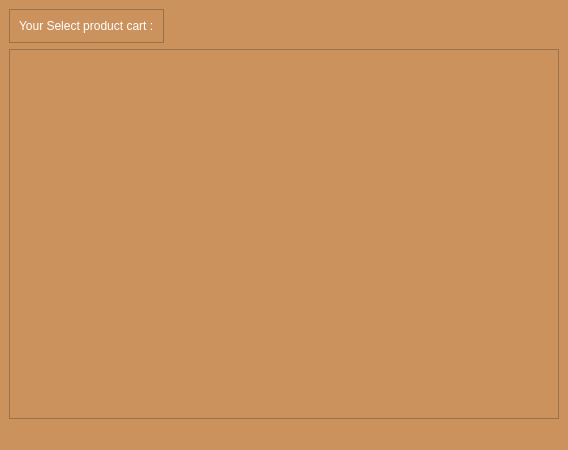
<?xml version="1.0" encoding="UTF-8"?>
<ui version="4.0">
 <class>FactorPage</class>
 <widget class="QMainWindow" name="FactorPage">
  <property name="geometry">
   <rect>
    <x>0</x>
    <y>0</y>
    <width>568</width>
    <height>450</height>
   </rect>
  </property>
  <property name="windowTitle">
   <string>MainWindow</string>
  </property>
  <property name="styleSheet">
   <string notr="true">background-color:#CB925D;
color:white;</string>
  </property>
  <widget class="QWidget" name="centralwidget">
   <layout class="QVBoxLayout" name="verticalLayout_2">
    <item alignment="Qt::AlignLeft|Qt::AlignTop">
     <widget class="QFrame" name="frame">
      <property name="frameShape">
       <enum>QFrame::StyledPanel</enum>
      </property>
      <property name="frameShadow">
       <enum>QFrame::Raised</enum>
      </property>
      <layout class="QVBoxLayout" name="verticalLayout">
       <item alignment="Qt::AlignLeft|Qt::AlignTop">
        <widget class="QLabel" name="label">
         <property name="text">
          <string>Your Select product cart :</string>
         </property>
        </widget>
       </item>
      </layout>
     </widget>
    </item>
    <item>
     <widget class="QStackedWidget" name="stackedWidget_2">
      <property name="frameShape">
       <enum>QFrame::StyledPanel</enum>
      </property>
      <property name="frameShadow">
       <enum>QFrame::Raised</enum>
      </property>
      <widget class="QWidget" name="stackedWidget_2Page1" native="true"/>
     </widget>
    </item>
   </layout>
  </widget>
  <widget class="QMenuBar" name="menubar">
   <property name="geometry">
    <rect>
     <x>0</x>
     <y>0</y>
     <width>568</width>
     <height>21</height>
    </rect>
   </property>
  </widget>
  <widget class="QStatusBar" name="statusbar"/>
 </widget>
 <resources/>
 <connections/>
</ui>
